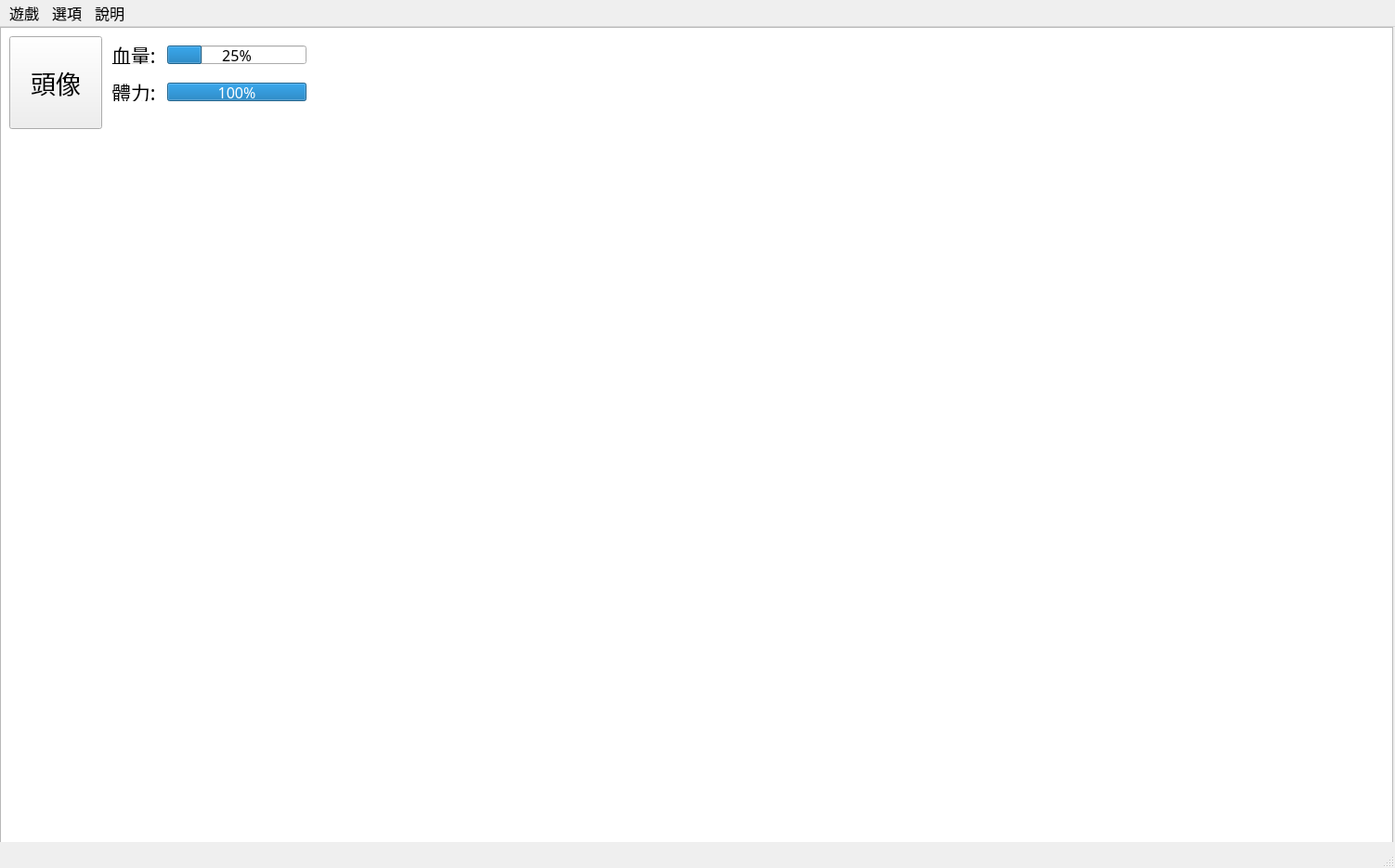
<?xml version="1.0" encoding="UTF-8"?>
<ui version="4.0">
 <class>GameWindow</class>
 <widget class="QMainWindow" name="GameWindow">
  <property name="enabled">
   <bool>true</bool>
  </property>
  <property name="geometry">
   <rect>
    <x>0</x>
    <y>0</y>
    <width>1502</width>
    <height>935</height>
   </rect>
  </property>
  <property name="sizePolicy">
   <sizepolicy hsizetype="Fixed" vsizetype="Fixed">
    <horstretch>0</horstretch>
    <verstretch>0</verstretch>
   </sizepolicy>
  </property>
  <property name="minimumSize">
   <size>
    <width>1502</width>
    <height>935</height>
   </size>
  </property>
  <property name="maximumSize">
   <size>
    <width>1502</width>
    <height>935</height>
   </size>
  </property>
  <property name="font">
   <font>
    <family>Microsoft JhengHei</family>
    <pointsize>12</pointsize>
   </font>
  </property>
  <property name="windowTitle">
   <string>小島生存</string>
  </property>
  <widget class="QWidget" name="centralwidget">
   <property name="sizePolicy">
    <sizepolicy hsizetype="Fixed" vsizetype="Fixed">
     <horstretch>0</horstretch>
     <verstretch>0</verstretch>
    </sizepolicy>
   </property>
   <widget class="QPushButton" name="pushButton">
    <property name="geometry">
     <rect>
      <x>10</x>
      <y>10</y>
      <width>100</width>
      <height>100</height>
     </rect>
    </property>
    <property name="font">
     <font>
      <pointsize>20</pointsize>
     </font>
    </property>
    <property name="text">
     <string>頭像</string>
    </property>
   </widget>
   <widget class="QProgressBar" name="progressBar">
    <property name="geometry">
     <rect>
      <x>180</x>
      <y>20</y>
      <width>150</width>
      <height>20</height>
     </rect>
    </property>
    <property name="value">
     <number>25</number>
    </property>
   </widget>
   <widget class="QLabel" name="label">
    <property name="geometry">
     <rect>
      <x>120</x>
      <y>20</y>
      <width>60</width>
      <height>20</height>
     </rect>
    </property>
    <property name="font">
     <font>
      <pointsize>16</pointsize>
     </font>
    </property>
    <property name="text">
     <string>血量:</string>
    </property>
   </widget>
   <widget class="QLabel" name="label_2">
    <property name="geometry">
     <rect>
      <x>120</x>
      <y>60</y>
      <width>60</width>
      <height>20</height>
     </rect>
    </property>
    <property name="font">
     <font>
      <pointsize>16</pointsize>
     </font>
    </property>
    <property name="text">
     <string>體力:</string>
    </property>
   </widget>
   <widget class="QProgressBar" name="progressBar_2">
    <property name="geometry">
     <rect>
      <x>180</x>
      <y>60</y>
      <width>150</width>
      <height>20</height>
     </rect>
    </property>
    <property name="value">
     <number>100</number>
    </property>
   </widget>
   <widget class="QGraphicsView" name="graphicsView">
    <property name="enabled">
     <bool>true</bool>
    </property>
    <property name="geometry">
     <rect>
      <x>0</x>
      <y>0</y>
      <width>1500</width>
      <height>900</height>
     </rect>
    </property>
    <property name="sizePolicy">
     <sizepolicy hsizetype="Fixed" vsizetype="Fixed">
      <horstretch>0</horstretch>
      <verstretch>0</verstretch>
     </sizepolicy>
    </property>
    <property name="minimumSize">
     <size>
      <width>1500</width>
      <height>900</height>
     </size>
    </property>
    <property name="maximumSize">
     <size>
      <width>1500</width>
      <height>900</height>
     </size>
    </property>
   </widget>
   <zorder>graphicsView</zorder>
   <zorder>pushButton</zorder>
   <zorder>progressBar</zorder>
   <zorder>label</zorder>
   <zorder>label_2</zorder>
   <zorder>progressBar_2</zorder>
  </widget>
  <widget class="QMenuBar" name="menubar">
   <property name="geometry">
    <rect>
     <x>0</x>
     <y>0</y>
     <width>1502</width>
     <height>20</height>
    </rect>
   </property>
   <widget class="QMenu" name="menu">
    <property name="title">
     <string>遊戲</string>
    </property>
    <addaction name="action_action_save"/>
    <addaction name="action_home"/>
    <addaction name="separator"/>
    <addaction name="action_exit"/>
   </widget>
   <widget class="QMenu" name="menu_2">
    <property name="title">
     <string>選項</string>
    </property>
    <addaction name="action_pause"/>
    <addaction name="action_continue"/>
   </widget>
   <widget class="QMenu" name="menu_3">
    <property name="title">
     <string>說明</string>
    </property>
    <addaction name="action_game_intro"/>
    <addaction name="action_game_background"/>
    <addaction name="separator"/>
    <addaction name="action_about_game"/>
    <addaction name="action_about_us"/>
   </widget>
   <addaction name="menu"/>
   <addaction name="menu_2"/>
   <addaction name="menu_3"/>
  </widget>
  <widget class="QStatusBar" name="statusBar"/>
  <action name="action_action_save">
   <property name="text">
    <string>存檔</string>
   </property>
   <property name="toolTip">
    <string>儲存遊戲當前階段</string>
   </property>
  </action>
  <action name="action_home">
   <property name="text">
    <string>返回主畫面</string>
   </property>
   <property name="toolTip">
    <string>返回主畫面</string>
   </property>
  </action>
  <action name="action_exit">
   <property name="text">
    <string>離開遊戲</string>
   </property>
   <property name="toolTip">
    <string>離開遊戲</string>
   </property>
  </action>
  <action name="action_pause">
   <property name="text">
    <string>暫停</string>
   </property>
   <property name="toolTip">
    <string>暫停遊戲</string>
   </property>
  </action>
  <action name="action_continue">
   <property name="text">
    <string>繼續</string>
   </property>
   <property name="toolTip">
    <string>繼續遊戲</string>
   </property>
  </action>
  <action name="action_game_intro">
   <property name="text">
    <string>遊戲說明</string>
   </property>
   <property name="toolTip">
    <string>遊戲說明</string>
   </property>
  </action>
  <action name="action_game_background">
   <property name="text">
    <string>遊戲背景</string>
   </property>
   <property name="toolTip">
    <string>遊戲背景</string>
   </property>
  </action>
  <action name="action_about_game">
   <property name="text">
    <string>關於此遊戲</string>
   </property>
   <property name="toolTip">
    <string>關於此遊戲</string>
   </property>
  </action>
  <action name="action_about_us">
   <property name="text">
    <string>關於製作團隊</string>
   </property>
   <property name="toolTip">
    <string>關於製作團隊</string>
   </property>
  </action>
 </widget>
 <resources/>
 <connections/>
</ui>
